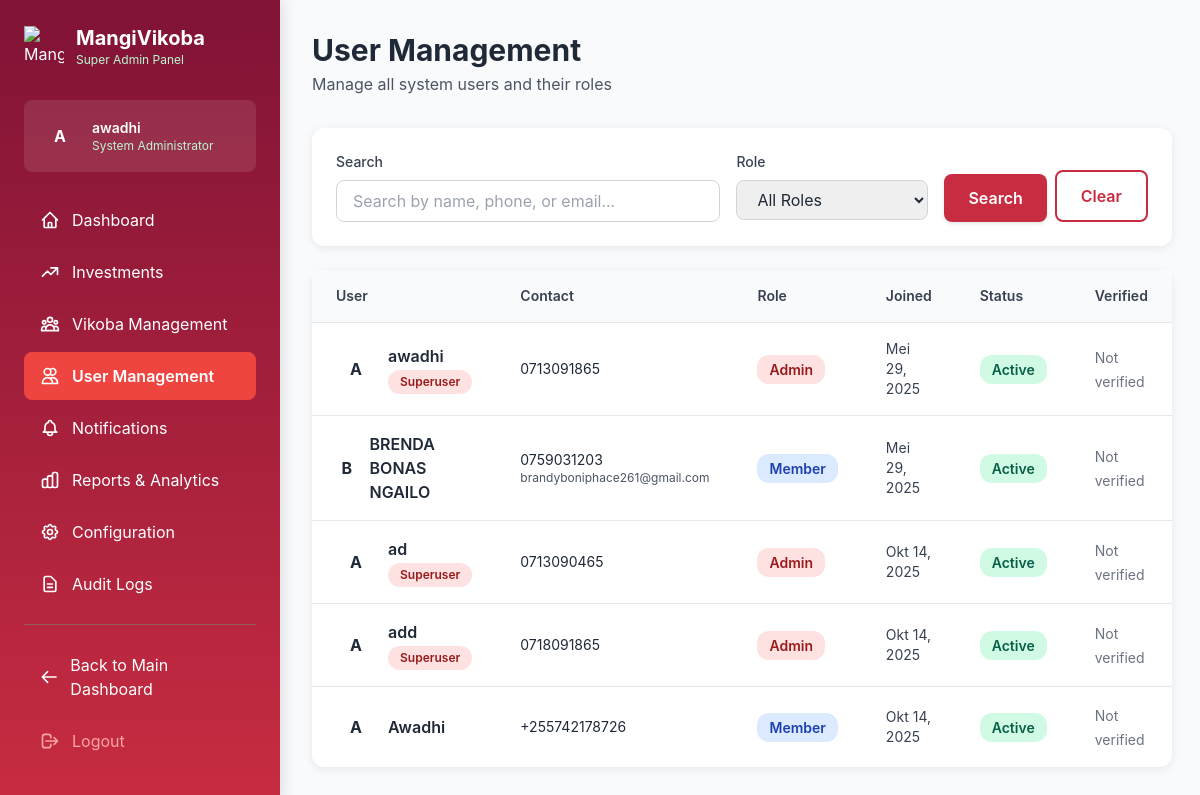
The app's page /dashboard/super-admin/users/ (signed in) with its own data.
### registration/models.py (models this page shows, shortened)
class User(AbstractBaseUser, PermissionsMixin):
    ROLE_CHOICES = (
        ('admin', 'Admin'),
        ('member', 'Member'),
        ('kikoba_admin', 'Kikoba Admin'),
        ('accountant', 'Accountant'),
    )
    phone_number = models.CharField(max_length=15, unique=True) # This is the USERNAME_FIELD
    name = models.CharField(max_length=255)
    email = models.EmailField(max_length=255, blank=True, null=True)
    role = models.CharField(max_length=15, choices=ROLE_CHOICES, default='member')
    nida_number = models.CharField(max_length=30, blank=True, null=True, unique=True, help_text="National ID number, if available.")
    phone_number_verified = models.BooleanField(default=False)
    profile_photo = models.ImageField(upload_to='profile_photos/', blank=True, null=True)
    verification_method = models.CharField(max_length=50, blank=True, null=True, help_text="e.g., NIDA, PHONE_PHOTO_MEMBER_VERIFIED")
    verification_status = models.CharField(max_length=20, default='pending', help_text="e.g., pending, verified, rejected")
    date_joined = models.DateTimeField(default=timezone.now)
    is_active = models.BooleanField(default=True)
    is_staff = models.BooleanField(default=False)
    objects = UserManager()
    USERNAME_FIELD = 'phone_number'
    REQUIRED_FIELDS = ['name'] # For createsuperuser: name is required in addition to phone_number

### dashboard/admin_views.py (the view)
# urls.py: path('users/', admin_views.user_management, name='user_management'),
@login_required
@user_passes_test(is_superuser)
def user_management(request):
    search_query = request.GET.get('search', '')
    role_filter = request.GET.get('role', '')
    users = User.objects.all()
    if search_query:
        users = users.filter(
            Q(name__icontains=search_query) |
            Q(phone_number__icontains=search_query) |
            Q(email__icontains=search_query)
        )
    if role_filter:
        users = users.filter(role=role_filter)
    paginator = Paginator(users, 20)
    page_number = request.GET.get('page')
    page_obj = paginator.get_page(page_number)
    context = {
        'page_title': 'User Management',
        'page_obj': page_obj,
        'search_query': search_query,
        'role_filter': role_filter,
        'role_choices': User.ROLE_CHOICES,
    }
    return render(request, 'dashboard/super_admin/user_management.html', context)

### dashboard/admin_views.py (called while the page is built)
def is_superuser(user):
    return user.is_superuser

### dashboard/templates/dashboard/super_admin/user_management.html (shortened to what this page needs)
{% extends 'dashboard/super_admin/base.html' %}
{% block subtitle %}Manage all system users and their roles{% endblock %}
{% block content %}
<div class="card p-6 mb-6">
    <form method="get" class="flex flex-wrap gap-4">
        <div class="flex-1 min-w-[250px]">
            <label class="block text-sm font-medium text-gray-700 mb-2">Search</label>
            <input type="text" name="search" value="{{ search_query }}"
                   placeholder="Search by name, phone, or email..."
                   class="w-full px-4 py-2 border border-gray-300 rounded-lg focus:ring-2 focus:ring-primary-main focus:border-transparent">
        </div>
        <div class="w-48">
            <label class="block text-sm font-medium text-gray-700 mb-2">Role</label>
            <select name="role" class="w-full px-4 py-2 border border-gray-300 rounded-lg focus:ring-2 focus:ring-primary-main focus:border-transparent">
                <option value="">All Roles</option>
            </select>
        </div>
        <div class="flex items-end gap-2">
            <button type="submit" class="btn-primary">Search</button>
            <a href="{% url 'dashboard:super_admin:user_management' %}" class="btn-secondary">Clear</a>
        </div>
    </form>
</div>
<div class="card">
    <div class="overflow-x-auto">
        <table class="w-full">
            <thead class="bg-gray-50 border-b border-gray-200">
                <tr>
                    <th class="text-left py-4 px-6 text-sm font-semibold text-gray-700">User</th>
                    <th class="text-left py-4 px-6 text-sm font-semibold text-gray-700">Contact</th>
                    <th class="text-left py-4 px-6 text-sm font-semibold text-gray-700">Role</th>
                    <th class="text-left py-4 px-6 text-sm font-semibold text-gray-700">Joined</th>
                    <th class="text-left py-4 px-6 text-sm font-semibold text-gray-700">Status</th>
                    <th class="text-left py-4 px-6 text-sm font-semibold text-gray-700">Verified</th>
                </tr>
            </thead>
            <tbody class="divide-y divide-gray-200">
                {% for user in page_obj %}
                <tr class="hover:bg-gray-50 transition-colors">
                    <td class="py-4 px-6">
                        <div class="flex items-center">
                            <div class="bg-accent-main rounded-full h-10 w-10 flex items-center justify-center text-primary-dark font-bold mr-3">
                                {{ user.name|slice:":1"|upper }}
                            </div>
                            <div>
                                <p class="font-semibold text-gray-800">{{ user.name }}</p>
                                {% if user.is_superuser %}
                                <span class="text-xs badge badge-danger">Superuser</span>
                                {% endif %}
                            </div>
                        </div>
                    </td>
                    <td class="py-4 px-6">
                        <p class="text-sm text-gray-800">{{ user.phone_number }}</p>
                        {% if user.email %}
                        <p class="text-xs text-gray-600">{{ user.email }}</p>
                        {% endif %}
                    </td>
                    <td class="py-4 px-6">
                        <span class="badge {% if user.role == 'admin' %}badge-danger{% elif user.role == 'kikoba_admin' %}badge-warning{% else %}badge-info{% endif %}">
                            {{ user.get_role_display }}
                        </span>
                    </td>
                    <td class="py-4 px-6">
                        <p class="text-sm text-gray-700">{{ user.date_joined|date:"M d, Y" }}</p>
                    </td>
                    <td class="py-4 px-6">
                        <span class="badge {% if user.is_active %}badge-success{% else %}badge-danger{% endif %}">
                            {% if user.is_active %}Active{% else %}Inactive{% endif %}
                        </span>
                    </td>
                    <td class="py-4 px-6">
                        {% if user.phone_number_verified %}
                        <span class="text-green-600 flex items-center text-sm">
                            <svg class="w-4 h-4 mr-1" fill="none" stroke="currentColor" viewBox="0 0 24 24">
                                <path stroke-linecap="round" stroke-linejoin="round" stroke-width="2" d="M9 12l2 2 4-4m6 2a9 9 0 11-18 0 9 9 0 0118 0z"/>
                            </svg>
                            Verified
                        </span>
                        {% else %}
                        <span class="text-gray-500 text-sm">Not verified</span>
                        {% endif %}
                    </td>
                </tr>
                {% endfor %}
            </tbody>
        </table>
    </div>
</div>
{% endblock %}

### dashboard/templates/dashboard/super_admin/base.html (shortened to what this page needs)
{% load static %}
<!DOCTYPE html>
<html lang="en">
<head>
    <script src="https://cdn.tailwindcss.com"></script>
</head>
<body>
    <div class="flex">
        <aside class="sidebar">
            <div class="p-6">
                <div class="flex items-center mb-8">
                    <img src="{% static 'images/icon.png' %}" alt="MangiVikoba" class="h-10 w-10 mr-3">
                    <div>
                        <h1 class="text-xl font-bold">MangiVikoba</h1>
                        <p class="text-xs text-green-200">Super Admin Panel</p>
                    </div>
                </div>
                <div class="bg-white bg-opacity-10 rounded-lg p-4 mb-6">
                    <div class="flex items-center">
                        <div class="bg-bright-red rounded-full h-10 w-10 flex items-center justify-center text-white font-bold mr-3">
                            {{ request.user.name|slice:":1"|upper }}
                        </div>
                        <div>
                            <p class="font-semibold text-sm">{{ request.user.name }}</p>
                            <p class="text-xs text-green-200">System Administrator</p>
                        </div>
                    </div>
                </div>
                <nav>
                    <a href="{% url 'dashboard:super_admin:dashboard' %}" class="nav-link flex items-center {% if request.resolver_match.url_name == 'dashboard' %}active{% endif %}">
                        <svg class="w-5 h-5 mr-3" fill="none" stroke="currentColor" viewBox="0 0 24 24">
                            <path stroke-linecap="round" stroke-linejoin="round" stroke-width="2" d="M3 12l2-2m0 0l7-7 7 7M5 10v10a1 1 0 001 1h3m10-11l2 2m-2-2v10a1 1 0 01-1 1h-3m-6 0a1 1 0 001-1v-4a1 1 0 011-1h2a1 1 0 011 1v4a1 1 0 001 1m-6 0h6"/>
                        </svg>
                        Dashboard
                    </a>
                    <a href="{% url 'dashboard:super_admin:investment_list' %}" class="nav-link flex items-center {% if 'investment' in request.resolver_match.url_name %}active{% endif %}">
                        <svg class="w-5 h-5 mr-3" fill="none" stroke="currentColor" viewBox="0 0 24 24">
                            <path stroke-linecap="round" stroke-linejoin="round" stroke-width="2" d="M13 7h8m0 0v8m0-8l-8 8-4-4-6 6"/>
                        </svg>
                        Investments
                    </a>
                    <a href="{% url 'dashboard:super_admin:vikoba_management' %}" class="nav-link flex items-center {% if 'vikoba' in request.resolver_match.url_name %}active{% endif %}">
                        Vikoba Management
                    </a>
                    <a href="{% url 'dashboard:super_admin:user_management' %}" class="nav-link flex items-center {% if 'user' in request.resolver_match.url_name %}active{% endif %}">
                        <svg class="w-5 h-5 mr-3" fill="none" stroke="currentColor" viewBox="0 0 24 24">
                            <path stroke-linecap="round" stroke-linejoin="round" stroke-width="2" d="M12 4.354a4 4 0 110 5.292M15 21H3v-1a6 6 0 0112 0v1zm0 0h6v-1a6 6 0 00-9-5.197M13 7a4 4 0 11-8 0 4 4 0 018 0z"/>
                        </svg>
                        User Management
                    </a>
                    <a href="{% url 'dashboard:super_admin:notifications' %}" class="nav-link flex items-center {% if 'notification' in request.resolver_match.url_name %}active{% endif %}">
                        Notifications
                    </a>
                    <a href="{% url 'dashboard:super_admin:reports' %}" class="nav-link flex items-center {% if 'report' in request.resolver_match.url_name %}active{% endif %}">
                        Reports & Analytics
                    </a>
                    <a href="{% url 'dashboard:super_admin:configuration' %}" class="nav-link flex items-center {% if 'configuration' in request.resolver_match.url_name %}active{% endif %}">
                        Configuration
                    </a>
                    <a href="{% url 'dashboard:super_admin:audit_logs' %}" class="nav-link flex items-center {% if 'audit' in request.resolver_match.url_name %}active{% endif %}">
                        <svg class="w-5 h-5 mr-3" fill="none" stroke="currentColor" viewBox="0 0 24 24">
                            <path stroke-linecap="round" stroke-linejoin="round" stroke-width="2" d="M9 12h6m-6 4h6m2 5H7a2 2 0 01-2-2V5a2 2 0 012-2h5.586a1 1 0 01.707.293l5.414 5.414a1 1 0 01.293.707V19a2 2 0 01-2 2z"/>
                        </svg>
                        Audit Logs
                    </a>
                    <hr class="my-4 border-green-400 opacity-30">
                    <a href="{% url 'dashboard:home' %}" class="nav-link flex items-center">
                        <svg class="w-5 h-5 mr-3" fill="none" stroke="currentColor" viewBox="0 0 24 24">
                            <path stroke-linecap="round" stroke-linejoin="round" stroke-width="2" d="M10 19l-7-7m0 0l7-7m-7 7h18"/>
                        </svg>
                        Back to Main Dashboard
                    </a>
                    <a href="{% url 'logout' %}" class="nav-link flex items-center text-red-300 hover:bg-red-900 hover:bg-opacity-30">
                        <svg class="w-5 h-5 mr-3" fill="none" stroke="currentColor" viewBox="0 0 24 24">
                            <path stroke-linecap="round" stroke-linejoin="round" stroke-width="2" d="M17 16l4-4m0 0l-4-4m4 4H7m6 4v1a3 3 0 01-3 3H6a3 3 0 01-3-3V7a3 3 0 013-3h4a3 3 0 013 3v1"/>
                        </svg>
                        Logout
                    </a>
                </nav>
            </div>
        </aside>
        <main class="main-content flex-1">
            <header class="mb-8">
                <div class="flex justify-between items-center">
                    <div>
                        <h1 class="text-3xl font-bold text-gray-800">{{ page_title }}</h1>
                        <p class="text-gray-600 mt-1">{% block subtitle %}Manage your MangiVikoba system{% endblock %}</p>
                    </div>
                </div>
            </header>
            {% block content %}{% endblock %}
        </main>
    </div>
</body>
</html>

### dashboard/templates/dashboard/super_admin/base.html (style rules this page uses)
:root { --bright-red: #EE4540; --ruby-red: #C72C41; --burgundy: #801336; --dark-maroon: #510A32; --deep-purple: #20142C; --primary-main: #C72C41; --primary-dark: #801336; --success: #10B981; --warning: #F59E0B; --danger: #EF4444; --surface: #F9FAFB; --ink: #1F2937; --ink-light: #6B7280; --border: #E5E7EB; }
body { font-family: 'Inter', -apple-system, BlinkMacSystemFont, 'Segoe UI', Roboto, sans-serif; background-color: var(--surface); color: var(--ink); }
.card { background: white; border-radius: 12px; box-shadow: 0 2px 8px rgba(0, 0, 0, 0.08); transition: all 0.3s ease; }
.nav-link { transition: all 0.3s ease; border-radius: 8px; padding: 0.75rem 1rem; margin-bottom: 0.25rem; }
.nav-link.active { background-color: var(--bright-red); color: white; font-weight: 600; }
.btn-primary { background: var(--primary-main); color: white; padding: 0.75rem 1.5rem; border-radius: 8px; font-weight: 600; transition: all 0.3s ease; border: none; cursor: pointer; box-shadow: 0 2px 4px rgba(0, 0, 0, 0.1); }
.btn-secondary { background: white; color: var(--primary-main); padding: 0.75rem 1.5rem; border-radius: 8px; font-weight: 600; transition: all 0.3s ease; border: 2px solid var(--primary-main); cursor: pointer; }
.badge { display: inline-block; padding: 0.25rem 0.75rem; border-radius: 12px; font-size: 0.875rem; font-weight: 600; }
.badge-success { background-color: #D1FAE5; color: #065F46; }
.badge-danger { background-color: #FEE2E2; color: #991B1B; }
.badge-info { background-color: #DBEAFE; color: #1E40AF; }
.sidebar { background: linear-gradient(180deg, var(--primary-dark) 0%, var(--primary-main) 100%); color: white; min-height: 100vh; width: 280px; position: fixed; left: 0; top: 0; overflow-y: auto; box-shadow: 4px 0 12px rgba(0, 0, 0, 0.1); }
.main-content { margin-left: 280px; padding: 2rem; min-height: 100vh; }

### records on screen
User: user.name "A", user.name "awadhi", name "A", name "awadhi", is_superuser "Superuser", phone_number "0713091865", role "Admin", date_joined "Mei 29, 2025", is_active "Active", phone_number_verified "Not verified"
User: name "B", name "BRENDA BONAS NGAILO", phone_number "0759031203", email "brandyboniphace261@gmail.com", role "Member", date_joined "Mei 29, 2025", is_active "Active", phone_number_verified "Not verified"
User: name "A", name "ad", is_superuser "Superuser", phone_number "0713090465", role "Admin", date_joined "Okt 14, 2025", is_active "Active", phone_number_verified "Not verified"
User: name "A", name "add", is_superuser "Superuser", phone_number "0718091865", role "Admin", date_joined "Okt 14, 2025", is_active "Active", phone_number_verified "Not verified"
User: name "A", name "Awadhi", phone_number "+255742178726", role "Member", date_joined "Okt 14, 2025", is_active "Active", phone_number_verified "Not verified"

### other values on screen
{{ page_title }} "User Management"
